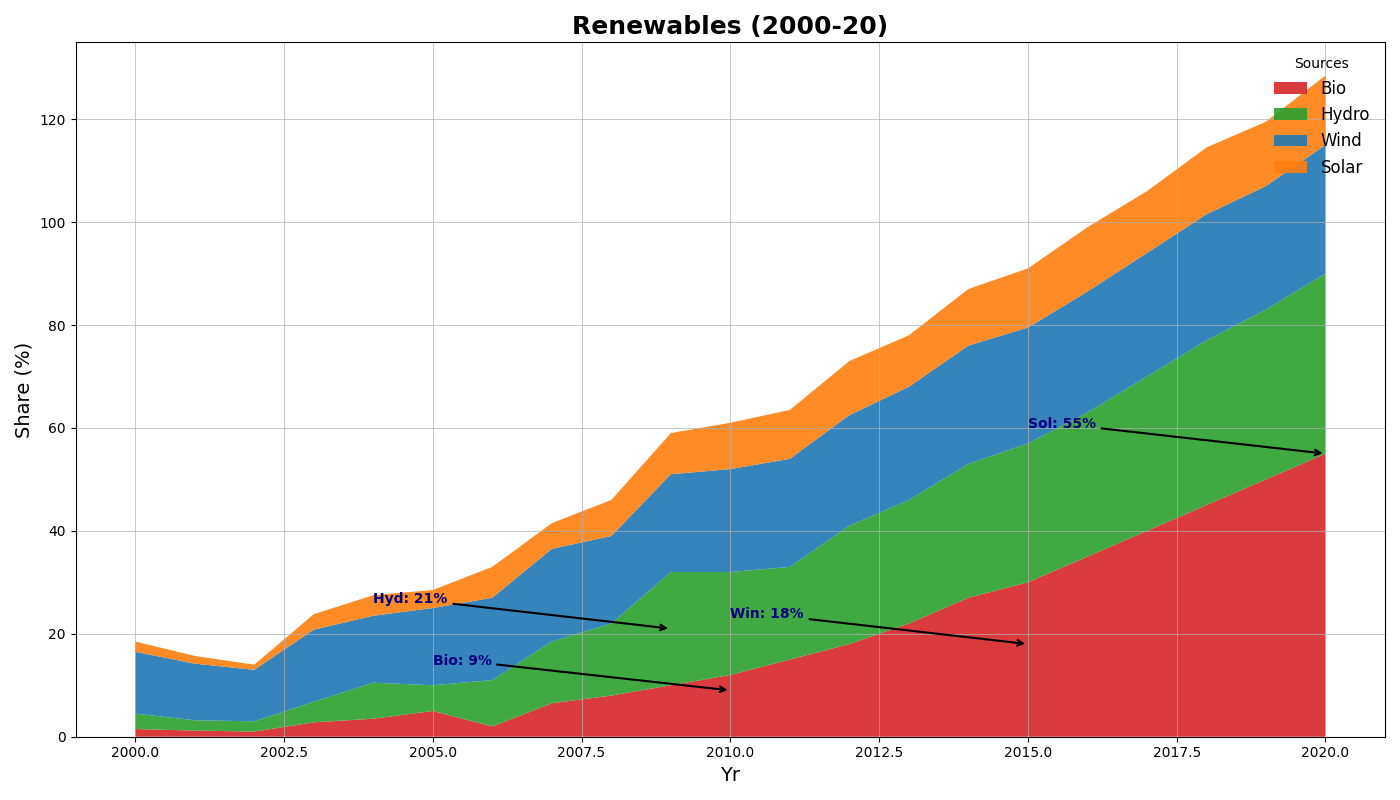

Reproduce this figure in Python.
import numpy as np
import matplotlib.pyplot as plt

years = np.arange(2000, 2021)

solar = np.array([1.5, 1.2, 1, 2.8, 3.5, 5, 2, 6.5, 8, 10, 12, 15, 18, 22, 27, 30, 35, 40, 45, 50, 55])
wind = np.array([3, 2, 2, 4, 7, 5, 9, 12, 14, 22, 20, 18, 23, 24, 26, 27, 28, 30, 32, 33, 35])
hydro = np.array([12, 11, 10, 14, 13, 15, 16, 18, 17, 19, 20, 21, 21.5, 22, 23, 22.5, 23.5, 24, 24.5, 24, 25])
biomass = np.array([2, 1.5, 1, 3, 4, 3.5, 6, 5, 7, 8, 9, 9.5, 10.5, 10, 11, 11.5, 12.5, 12, 13, 12.5, 13.5])

energy_data = np.vstack([solar, wind, hydro, biomass])

fig, ax = plt.subplots(figsize=(14, 8))

colors = ['#d62728', '#2ca02c', '#1f77b4', '#ff7f0e']
labels = ['Bio', 'Hydro', 'Wind', 'Solar']

ax.stackplot(years, energy_data, labels=labels, colors=colors, alpha=0.9)
ax.set_title('Renewables (2000-20)', fontsize=18, fontweight='bold', ha='center')
ax.set_xlabel('Yr', fontsize=14)
ax.set_ylabel('Share (%)', fontsize=14)

ax.legend(loc='upper right', fontsize=12, title='Sources', frameon=False)

ax.grid(linestyle='-', linewidth=0.5)

significant_years = {
    'Solar': 2020,
    'Wind': 2015,
    'Hydropower': 2009,
    'Biomass': 2010
}
annotations = {
    'Solar': 55,
    'Wind': 18,
    'Hydropower': 21,
    'Biomass': 9
}

for source, year in significant_years.items():
    ax.annotate(f"{source[:3]}: {annotations[source]}%",
                xy=(year, annotations[source]), 
                xytext=(year - 5, annotations[source] + 5),
                arrowprops=dict(arrowstyle='->', lw=1.5),
                fontsize=10, fontweight='bold', color='navy')

plt.tight_layout()
plt.show()
